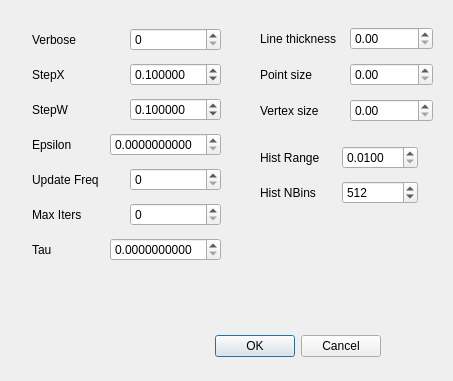
<?xml version="1.0" encoding="UTF-8"?>
<ui version="4.0">
 <class>Dialog</class>
 <widget class="QDialog" name="Dialog">
  <property name="geometry">
   <rect>
    <x>0</x>
    <y>0</y>
    <width>453</width>
    <height>381</height>
   </rect>
  </property>
  <property name="windowTitle">
   <string>Properties</string>
  </property>
  <widget class="QDialogButtonBox" name="buttonBox">
   <property name="geometry">
    <rect>
     <x>40</x>
     <y>330</y>
     <width>341</width>
     <height>32</height>
    </rect>
   </property>
   <property name="orientation">
    <enum>Qt::Horizontal</enum>
   </property>
   <property name="standardButtons">
    <set>QDialogButtonBox::Cancel|QDialogButtonBox::Ok</set>
   </property>
  </widget>
  <widget class="QWidget" name="layoutWidget">
   <property name="geometry">
    <rect>
     <x>260</x>
     <y>20</y>
     <width>173</width>
     <height>109</height>
    </rect>
   </property>
   <layout class="QVBoxLayout" name="verticalLayout_2">
    <item>
     <layout class="QHBoxLayout">
      <item>
       <widget class="QLabel" name="thickness">
        <property name="text">
         <string>Line thickness</string>
        </property>
       </widget>
      </item>
      <item>
       <widget class="QDoubleSpinBox" name="thickness_spinbox"/>
      </item>
     </layout>
    </item>
    <item>
     <layout class="QHBoxLayout">
      <item>
       <widget class="QLabel" name="point_size">
        <property name="text">
         <string>Point size</string>
        </property>
       </widget>
      </item>
      <item>
       <widget class="QDoubleSpinBox" name="point_size_spinbox"/>
      </item>
     </layout>
    </item>
    <item>
     <layout class="QHBoxLayout">
      <item>
       <widget class="QLabel" name="vertex_size">
        <property name="text">
         <string>Vertex size</string>
        </property>
       </widget>
      </item>
      <item>
       <widget class="QDoubleSpinBox" name="vertex_size_spinbox"/>
      </item>
     </layout>
    </item>
   </layout>
  </widget>
  <widget class="QWidget" name="layoutWidget3">
   <property name="geometry">
    <rect>
     <x>260</x>
     <y>140</y>
     <width>158</width>
     <height>70</height>
    </rect>
   </property>
   <layout class="QVBoxLayout" name="verticalLayout_3">
    <item>
     <layout class="QHBoxLayout" name="horizontalLayout_4">
      <item>
       <widget class="QLabel" name="hist_range_label">
        <property name="text">
         <string>Hist Range</string>
        </property>
       </widget>
      </item>
      <item>
       <widget class="QDoubleSpinBox" name="hist_range_spin">
        <property name="decimals">
         <number>4</number>
        </property>
        <property name="minimum">
         <double>0.010000000000000</double>
        </property>
        <property name="maximum">
         <double>1.000000000000000</double>
        </property>
        <property name="singleStep">
         <double>0.010000000000000</double>
        </property>
       </widget>
      </item>
     </layout>
    </item>
    <item>
     <layout class="QHBoxLayout" name="horizontalLayout_2">
      <item>
       <widget class="QLabel" name="hist_nbins_label">
        <property name="text">
         <string>Hist NBins</string>
        </property>
       </widget>
      </item>
      <item>
       <widget class="QSpinBox" name="hist_nbins_spin">
        <property name="minimum">
         <number>256</number>
        </property>
        <property name="maximum">
         <number>1024</number>
        </property>
        <property name="value">
         <number>512</number>
        </property>
       </widget>
      </item>
     </layout>
    </item>
   </layout>
  </widget>
  <widget class="QWidget" name="">
   <property name="geometry">
    <rect>
     <x>32</x>
     <y>22</y>
     <width>189</width>
     <height>251</height>
    </rect>
   </property>
   <layout class="QVBoxLayout" name="verticalLayout">
    <item>
     <layout class="QHBoxLayout">
      <item>
       <widget class="QLabel" name="verbose_label">
        <property name="text">
         <string>Verbose</string>
        </property>
       </widget>
      </item>
      <item>
       <widget class="QSpinBox" name="verbose_spinbox">
        <property name="maximum">
         <number>2</number>
        </property>
       </widget>
      </item>
     </layout>
    </item>
    <item>
     <layout class="QHBoxLayout" name="horizontalLayout_3">
      <item>
       <widget class="QLabel" name="stepX_label">
        <property name="text">
         <string>StepX</string>
        </property>
       </widget>
      </item>
      <item>
       <widget class="QDoubleSpinBox" name="stepX_spin">
        <property name="decimals">
         <number>6</number>
        </property>
        <property name="minimum">
         <double>0.000000000000000</double>
        </property>
        <property name="maximum">
         <double>10.000000000000000</double>
        </property>
        <property name="singleStep">
         <double>0.010000000000000</double>
        </property>
        <property name="value">
         <double>0.100000000000000</double>
        </property>
       </widget>
      </item>
     </layout>
    </item>
    <item>
     <layout class="QHBoxLayout" name="horizontalLayout">
      <item>
       <widget class="QLabel" name="stepW_label">
        <property name="text">
         <string>StepW</string>
        </property>
       </widget>
      </item>
      <item>
       <widget class="QDoubleSpinBox" name="stepW_spin">
        <property name="decimals">
         <number>6</number>
        </property>
        <property name="minimum">
         <double>0.000000000000000</double>
        </property>
        <property name="maximum">
         <double>10.000000000000000</double>
        </property>
        <property name="singleStep">
         <double>0.010000000000000</double>
        </property>
        <property name="value">
         <double>0.100000000000000</double>
        </property>
       </widget>
      </item>
     </layout>
    </item>
    <item>
     <layout class="QHBoxLayout" name="horizontalLayout_5">
      <item>
       <widget class="QLabel" name="epsilon_label">
        <property name="text">
         <string>Epsilon</string>
        </property>
       </widget>
      </item>
      <item>
       <widget class="QDoubleSpinBox" name="epsilon_spin">
        <property name="decimals">
         <number>10</number>
        </property>
       </widget>
      </item>
     </layout>
    </item>
    <item>
     <layout class="QHBoxLayout" name="horizontalLayout_7">
      <item>
       <widget class="QLabel" name="frequency_label">
        <property name="text">
         <string>Update Freq</string>
        </property>
       </widget>
      </item>
      <item>
       <widget class="QSpinBox" name="frequency_spin"/>
      </item>
     </layout>
    </item>
    <item>
     <layout class="QHBoxLayout" name="horizontalLayout_6">
      <item>
       <widget class="QLabel" name="max_iters_label">
        <property name="text">
         <string>Max Iters</string>
        </property>
       </widget>
      </item>
      <item>
       <widget class="QSpinBox" name="max_iters_spin"/>
      </item>
     </layout>
    </item>
    <item>
     <layout class="QHBoxLayout" name="horizontalLayout_8">
      <item>
       <widget class="QLabel" name="tau_label">
        <property name="text">
         <string>Tau</string>
        </property>
       </widget>
      </item>
      <item>
       <widget class="QDoubleSpinBox" name="tau_spin">
        <property name="decimals">
         <number>10</number>
        </property>
       </widget>
      </item>
     </layout>
    </item>
   </layout>
  </widget>
 </widget>
 <resources/>
 <connections>
  <connection>
   <sender>buttonBox</sender>
   <signal>accepted()</signal>
   <receiver>Dialog</receiver>
   <slot>accept()</slot>
   <hints>
    <hint type="sourcelabel">
     <x>248</x>
     <y>254</y>
    </hint>
    <hint type="destinationlabel">
     <x>157</x>
     <y>274</y>
    </hint>
   </hints>
  </connection>
  <connection>
   <sender>buttonBox</sender>
   <signal>rejected()</signal>
   <receiver>Dialog</receiver>
   <slot>reject()</slot>
   <hints>
    <hint type="sourcelabel">
     <x>316</x>
     <y>260</y>
    </hint>
    <hint type="destinationlabel">
     <x>286</x>
     <y>274</y>
    </hint>
   </hints>
  </connection>
 </connections>
</ui>
